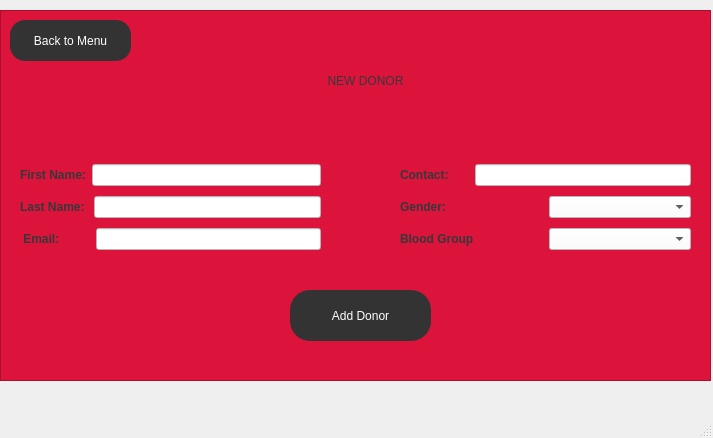
<?xml version="1.0" encoding="UTF-8"?>
<ui version="4.0">
 <class>AddDonor</class>
 <widget class="QMainWindow" name="AddDonor">
  <property name="geometry">
   <rect>
    <x>0</x>
    <y>0</y>
    <width>713</width>
    <height>438</height>
   </rect>
  </property>
  <property name="windowTitle">
   <string>MainWindow</string>
  </property>
  <widget class="QWidget" name="centralwidget">
   <widget class="QFrame" name="frame">
    <property name="geometry">
     <rect>
      <x>0</x>
      <y>10</y>
      <width>711</width>
      <height>371</height>
     </rect>
    </property>
    <property name="styleSheet">
     <string notr="true">*{
background:#dc143c;
}</string>
    </property>
    <property name="frameShape">
     <enum>QFrame::StyledPanel</enum>
    </property>
    <property name="frameShadow">
     <enum>QFrame::Raised</enum>
    </property>
    <widget class="QLabel" name="label_addDonor">
     <property name="geometry">
      <rect>
       <x>200</x>
       <y>20</y>
       <width>331</width>
       <height>101</height>
      </rect>
     </property>
     <property name="styleSheet">
      <string notr="true">*{
	font: 63 28pt &quot;Segoe UI Semibold&quot;;
	color: #353839;
}</string>
     </property>
     <property name="text">
      <string>NEW DONOR</string>
     </property>
     <property name="alignment">
      <set>Qt::AlignCenter</set>
     </property>
    </widget>
    <widget class="QPushButton" name="pushButton_addDonor">
     <property name="geometry">
      <rect>
       <x>290</x>
       <y>280</y>
       <width>141</width>
       <height>51</height>
      </rect>
     </property>
     <property name="styleSheet">
      <string notr="true">*{
background:#333;
color:white;
border-radius:20px;
}</string>
     </property>
     <property name="text">
      <string>Add Donor</string>
     </property>
    </widget>
    <widget class="QPushButton" name="pushButton_back">
     <property name="geometry">
      <rect>
       <x>10</x>
       <y>10</y>
       <width>121</width>
       <height>41</height>
      </rect>
     </property>
     <property name="styleSheet">
      <string notr="true">*{
background:#333;
color:white;
border-radius:15px;
}</string>
     </property>
     <property name="text">
      <string>Back to Menu</string>
     </property>
    </widget>
    <widget class="QWidget" name="layoutWidget">
     <property name="geometry">
      <rect>
       <x>20</x>
       <y>150</y>
       <width>301</width>
       <height>94</height>
      </rect>
     </property>
     <layout class="QVBoxLayout" name="verticalLayout">
      <item>
       <layout class="QHBoxLayout" name="horizontalLayout">
        <item>
         <widget class="QLabel" name="label">
          <property name="font">
           <font>
            <pointsize>9</pointsize>
            <weight>75</weight>
            <bold>true</bold>
           </font>
          </property>
          <property name="styleSheet">
           <string notr="true">*{
color:#353839;
}</string>
          </property>
          <property name="text">
           <string>First Name:</string>
          </property>
         </widget>
        </item>
        <item>
         <widget class="QLineEdit" name="lineEdit_firstName">
          <property name="styleSheet">
           <string notr="true">*{
background:white;
color:black;
}</string>
          </property>
         </widget>
        </item>
       </layout>
      </item>
      <item>
       <layout class="QHBoxLayout" name="horizontalLayout_2">
        <item>
         <widget class="QLabel" name="label_2">
          <property name="font">
           <font>
            <pointsize>9</pointsize>
            <weight>75</weight>
            <bold>true</bold>
           </font>
          </property>
          <property name="styleSheet">
           <string notr="true">*{
color:#353839;
}</string>
          </property>
          <property name="text">
           <string>Last Name: </string>
          </property>
         </widget>
        </item>
        <item>
         <widget class="QLineEdit" name="lineEdit_lastName">
          <property name="styleSheet">
           <string notr="true">*{
background:white;
color:black;
}</string>
          </property>
         </widget>
        </item>
       </layout>
      </item>
      <item>
       <layout class="QHBoxLayout" name="horizontalLayout_3">
        <item>
         <widget class="QLabel" name="label_3">
          <property name="font">
           <font>
            <pointsize>9</pointsize>
            <weight>75</weight>
            <bold>true</bold>
           </font>
          </property>
          <property name="styleSheet">
           <string notr="true">*{
color:#353839;
}</string>
          </property>
          <property name="text">
           <string> Email:         </string>
          </property>
         </widget>
        </item>
        <item>
         <widget class="QLineEdit" name="lineEdit_email">
          <property name="styleSheet">
           <string notr="true">*{
background:white;
color:black;
}</string>
          </property>
         </widget>
        </item>
       </layout>
      </item>
     </layout>
    </widget>
    <widget class="QWidget" name="layoutWidget">
     <property name="geometry">
      <rect>
       <x>400</x>
       <y>150</y>
       <width>291</width>
       <height>94</height>
      </rect>
     </property>
     <layout class="QVBoxLayout" name="verticalLayout_2">
      <item>
       <layout class="QHBoxLayout" name="horizontalLayout_4">
        <item>
         <widget class="QLabel" name="label_4">
          <property name="font">
           <font>
            <pointsize>9</pointsize>
            <weight>75</weight>
            <bold>true</bold>
           </font>
          </property>
          <property name="styleSheet">
           <string notr="true">*{
color:#353839;
}</string>
          </property>
          <property name="text">
           <string>Contact:      </string>
          </property>
         </widget>
        </item>
        <item>
         <widget class="QLineEdit" name="lineEdit_contact">
          <property name="styleSheet">
           <string notr="true">*{
background:white;
color:black;
}</string>
          </property>
         </widget>
        </item>
       </layout>
      </item>
      <item>
       <layout class="QHBoxLayout" name="horizontalLayout_6">
        <item>
         <widget class="QLabel" name="label_6">
          <property name="font">
           <font>
            <pointsize>9</pointsize>
            <weight>75</weight>
            <bold>true</bold>
           </font>
          </property>
          <property name="styleSheet">
           <string notr="true">*{
color:#353839;
}</string>
          </property>
          <property name="text">
           <string>Gender:       </string>
          </property>
         </widget>
        </item>
        <item>
         <widget class="QComboBox" name="comboBox_gender">
          <property name="styleSheet">
           <string notr="true">*{
background:white;
color:black;
}</string>
          </property>
          <item>
           <property name="text">
            <string/>
           </property>
          </item>
          <item>
           <property name="text">
            <string>Female</string>
           </property>
          </item>
          <item>
           <property name="text">
            <string>Male</string>
           </property>
          </item>
          <item>
           <property name="text">
            <string>Other</string>
           </property>
          </item>
         </widget>
        </item>
       </layout>
      </item>
      <item>
       <layout class="QHBoxLayout" name="horizontalLayout_5">
        <item>
         <widget class="QLabel" name="label_5">
          <property name="font">
           <font>
            <pointsize>9</pointsize>
            <weight>75</weight>
            <bold>true</bold>
           </font>
          </property>
          <property name="styleSheet">
           <string notr="true">*{
color:#353839;
}</string>
          </property>
          <property name="text">
           <string>Blood Group</string>
          </property>
         </widget>
        </item>
        <item>
         <widget class="QComboBox" name="comboBox_bloodGroup">
          <property name="autoFillBackground">
           <bool>false</bool>
          </property>
          <property name="styleSheet">
           <string notr="true">*{
background:white;
color:black;
}</string>
          </property>
          <item>
           <property name="text">
            <string/>
           </property>
          </item>
          <item>
           <property name="text">
            <string>O+</string>
           </property>
          </item>
          <item>
           <property name="text">
            <string>O-</string>
           </property>
          </item>
          <item>
           <property name="text">
            <string>A+</string>
           </property>
          </item>
          <item>
           <property name="text">
            <string>A-</string>
           </property>
          </item>
          <item>
           <property name="text">
            <string>B+</string>
           </property>
          </item>
          <item>
           <property name="text">
            <string>B-</string>
           </property>
          </item>
          <item>
           <property name="text">
            <string>AB+</string>
           </property>
          </item>
          <item>
           <property name="text">
            <string>AB-</string>
           </property>
          </item>
         </widget>
        </item>
       </layout>
      </item>
     </layout>
    </widget>
   </widget>
  </widget>
  <widget class="QMenuBar" name="menubar">
   <property name="geometry">
    <rect>
     <x>0</x>
     <y>0</y>
     <width>713</width>
     <height>25</height>
    </rect>
   </property>
  </widget>
  <widget class="QStatusBar" name="statusbar"/>
 </widget>
 <resources/>
 <connections/>
</ui>
